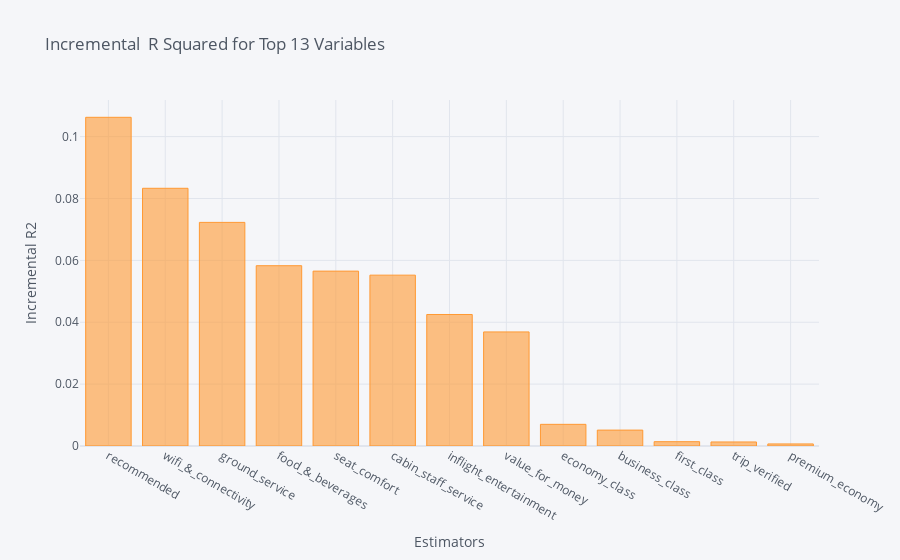
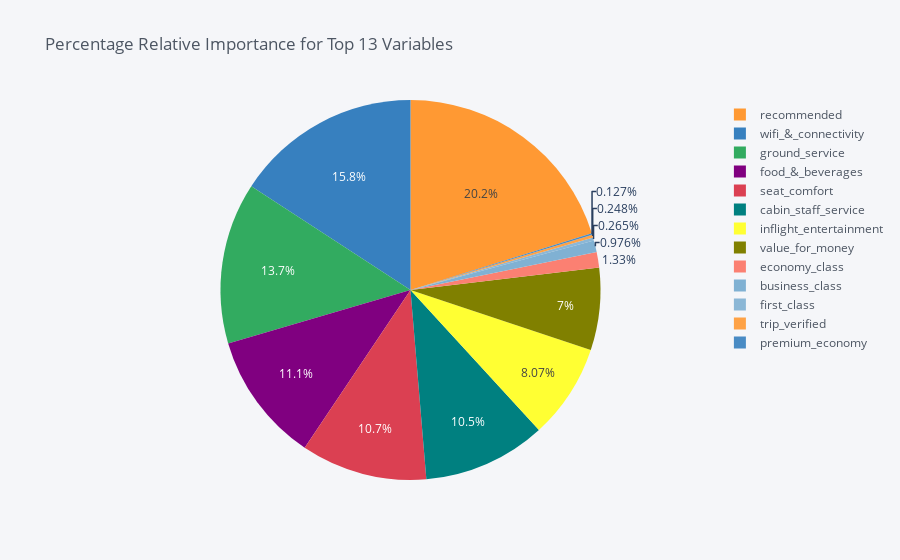

Notebook code cell kept with these figures, in order:
### Code cell
dominance_regression.plot_incremental_rsquare()

### Figure 1 — Plotly figure (JSON) as saved in the notebook; plotly's stock layout.template omitted (floating-point values rounded to 4 significant figures)
{"data": [{"marker": {"color": "rgba(255, 153, 51, 0.6)", "line": {"color": "rgba(255, 153, 51, 1.0)", "width": 1}}, "name": "incremental_r2", "orientation": "v", "text": "", "x": ["recommended", "wifi_&_connectivity", "ground_service", "food_&_beverages", "seat_comfort", "cabin_staff_service", "inflight_entertainment", "value_for_money", "economy_class", "business_class", "first_class", "trip_verified", "premium_economy"], "y": [0.1062, 0.08329, 0.07227, 0.05827, 0.05652, 0.05522, 0.0425, 0.03687, 0.007003, 0.005138, 0.001395, 0.001307, 0.0006698], "type": "bar"}], "layout": {"legend": {"bgcolor": "#F5F6F9", "font": {"color": "#4D5663"}}, "paper_bgcolor": "#F5F6F9", "plot_bgcolor": "#F5F6F9", "title": {"font": {"color": "#4D5663"}, "text": "Incremental  R Squared for Top 13 Variables "}, "xaxis": {"gridcolor": "#E1E5ED", "showgrid": true, "tickfont": {"color": "#4D5663"}, "title": {"font": {"color": "#4D5663"}, "text": "Estimators"}, "zerolinecolor": "#E1E5ED"}, "yaxis": {"gridcolor": "#E1E5ED", "showgrid": true, "tickfont": {"color": "#4D5663"}, "title": {"font": {"color": "#4D5663"}, "text": "Incremental R2"}, "zerolinecolor": "#E1E5ED"}}}

### Figure 2 — Plotly figure (JSON) as saved in the notebook; plotly's stock layout.template omitted (floating-point values rounded to 4 significant figures)
{"data": [{"labels": ["recommended", "wifi_&_connectivity", "ground_service", "food_&_beverages", "seat_comfort", "cabin_staff_service", "inflight_entertainment", "value_for_money", "economy_class", "business_class", "first_class", "trip_verified", "premium_economy"], "marker": {"colors": ["rgba(255, 153, 51, 1.0)", "rgba(55, 128, 191, 1.0)", "rgba(50, 171, 96, 1.0)", "rgba(128, 0, 128, 1.0)", "rgba(219, 64, 82, 1.0)", "rgba(0, 128, 128, 1.0)", "rgba(255, 255, 51, 1.0)", "rgba(128, 128, 0, 1.0)", "rgba(251, 128, 114, 1.0)", "rgba(128, 177, 211, 1.0)", "rgba(128, 177, 211, 0.8999999999999999)", "rgba(255, 153, 51, 0.8999999999999999)", "rgba(55, 128, 191, 0.8999999999999999)"]}, "name": "", "values": [20.17, 15.81, 13.72, 11.06, 10.73, 10.48, 8.07, 7.0, 1.33, 0.9756, 0.2648, 0.2482, 0.1272], "type": "pie"}], "layout": {"legend": {"bgcolor": "#F5F6F9", "font": {"color": "#4D5663"}}, "paper_bgcolor": "#F5F6F9", "plot_bgcolor": "#F5F6F9", "title": {"font": {"color": "#4D5663"}, "text": "Percentage Relative Importance for Top 13 Variables "}}}
